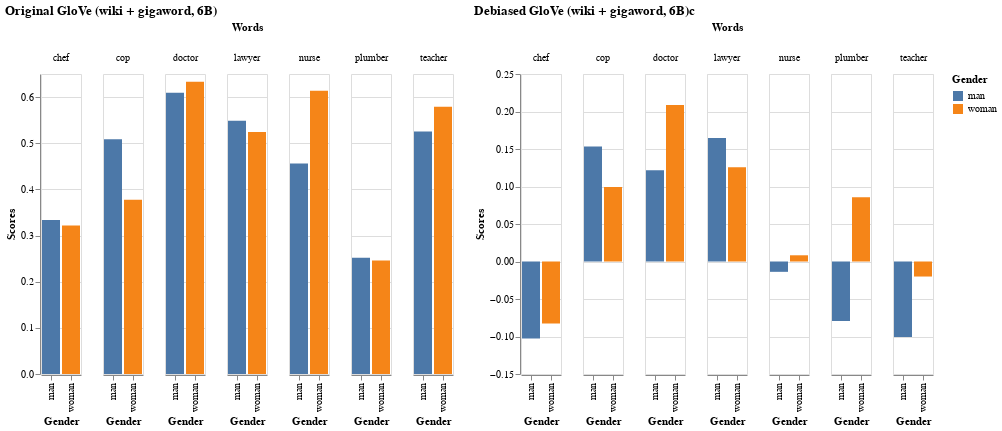

The code cell stored with this chart in its notebook:
### Markdown cell above
### Glove (Wikipedia 2014 + Gigaword 5)

### Code cell
gender_sim_scores_glove6B, gender_sim_scores_glove6B_debias = attr_target_simScores(embd_orig=glove_6B,
                                                                              embd_debias=glove6B_debias)

sim_eval_plot(sim_score_table=gender_sim_scores_glove6B,
              x_alt = 'Gender:N',
              y_alt = 'Scores:Q',
              color_alt= 'Gender:N',
              column_alt = 'Words:N',
              title_string = "Original GloVe (wiki + gigaword, 6B)") | sim_eval_plot(sim_score_table=gender_sim_scores_glove6B_debias,
              x_alt = 'Gender:N',
              y_alt = 'Scores:Q',
              color_alt= 'Gender:N',
              column_alt = 'Words:N',
              title_string = "Debiased GloVe (wiki + gigaword, 6B)c")

### Figure 1 — Vega-Lite specification as saved in the notebook (floating-point values rounded to 4 significant figures)
{"config": {"view": {"continuousWidth": 400, "continuousHeight": 300}}, "hconcat": [{"data": {"name": "data-8ce6dc74c2d4c798e2b2c435f3056741"}, "mark": "bar", "encoding": {"color": {"type": "nominal", "field": "Gender"}, "column": {"type": "nominal", "field": "Words"}, "x": {"type": "nominal", "field": "Gender"}, "y": {"type": "quantitative", "field": "Scores"}}, "title": "Original GloVe (wiki + gigaword, 6B)"}, {"data": {"name": "data-abd1e279e246c7ce4819d6677f667cd4"}, "mark": "bar", "encoding": {"color": {"type": "nominal", "field": "Gender"}, "column": {"type": "nominal", "field": "Words"}, "x": {"type": "nominal", "field": "Gender"}, "y": {"type": "quantitative", "field": "Scores"}}, "title": "Debiased GloVe (wiki + gigaword, 6B)c"}], "$schema": "https://vega.github.io/schema/vega-lite/v4.8.1.json", "datasets": {"data-8ce6dc74c2d4c798e2b2c435f3056741": [{"Words": "doctor", "Scores": 0.6092, "Gender": "man"}, {"Words": "nurse", "Scores": 0.4562, "Gender": "man"}, {"Words": "lawyer", "Scores": 0.5489, "Gender": "man"}, {"Words": "cop", "Scores": 0.5088, "Gender": "man"}, {"Words": "plumber", "Scores": 0.2516, "Gender": "man"}, {"Words": "teacher", "Scores": 0.5256, "Gender": "man"}, {"Words": "chef", "Scores": 0.3336, "Gender": "man"}, {"Words": "doctor", "Scores": 0.6333, "Gender": "woman"}, {"Words": "nurse", "Scores": 0.6139, "Gender": "woman"}, {"Words": "lawyer", "Scores": 0.5244, "Gender": "woman"}, {"Words": "cop", "Scores": 0.3775, "Gender": "woman"}, {"Words": "plumber", "Scores": 0.246, "Gender": "woman"}, {"Words": "teacher", "Scores": 0.5791, "Gender": "woman"}, {"Words": "chef", "Scores": 0.3215, "Gender": "woman"}], "data-abd1e279e246c7ce4819d6677f667cd4": [{"Words": "doctor", "Scores": 0.1218, "Gender": "man"}, {"Words": "nurse", "Scores": -0.01377, "Gender": "man"}, {"Words": "lawyer", "Scores": 0.1646, "Gender": "man"}, {"Words": "cop", "Scores": 0.1532, "Gender": "man"}, {"Words": "plumber", "Scores": -0.0794, "Gender": "man"}, {"Words": "teacher", "Scores": -0.1006, "Gender": "man"}, {"Words": "chef", "Scores": -0.1027, "Gender": "man"}, {"Words": "doctor", "Scores": 0.2088, "Gender": "woman"}, {"Words": "nurse", "Scores": 0.008287, "Gender": "woman"}, {"Words": "lawyer", "Scores": 0.1256, "Gender": "woman"}, {"Words": "cop", "Scores": 0.09919, "Gender": "woman"}, {"Words": "plumber", "Scores": 0.08575, "Gender": "woman"}, {"Words": "teacher", "Scores": -0.02004, "Gender": "woman"}, {"Words": "chef", "Scores": -0.08267, "Gender": "woman"}]}}
